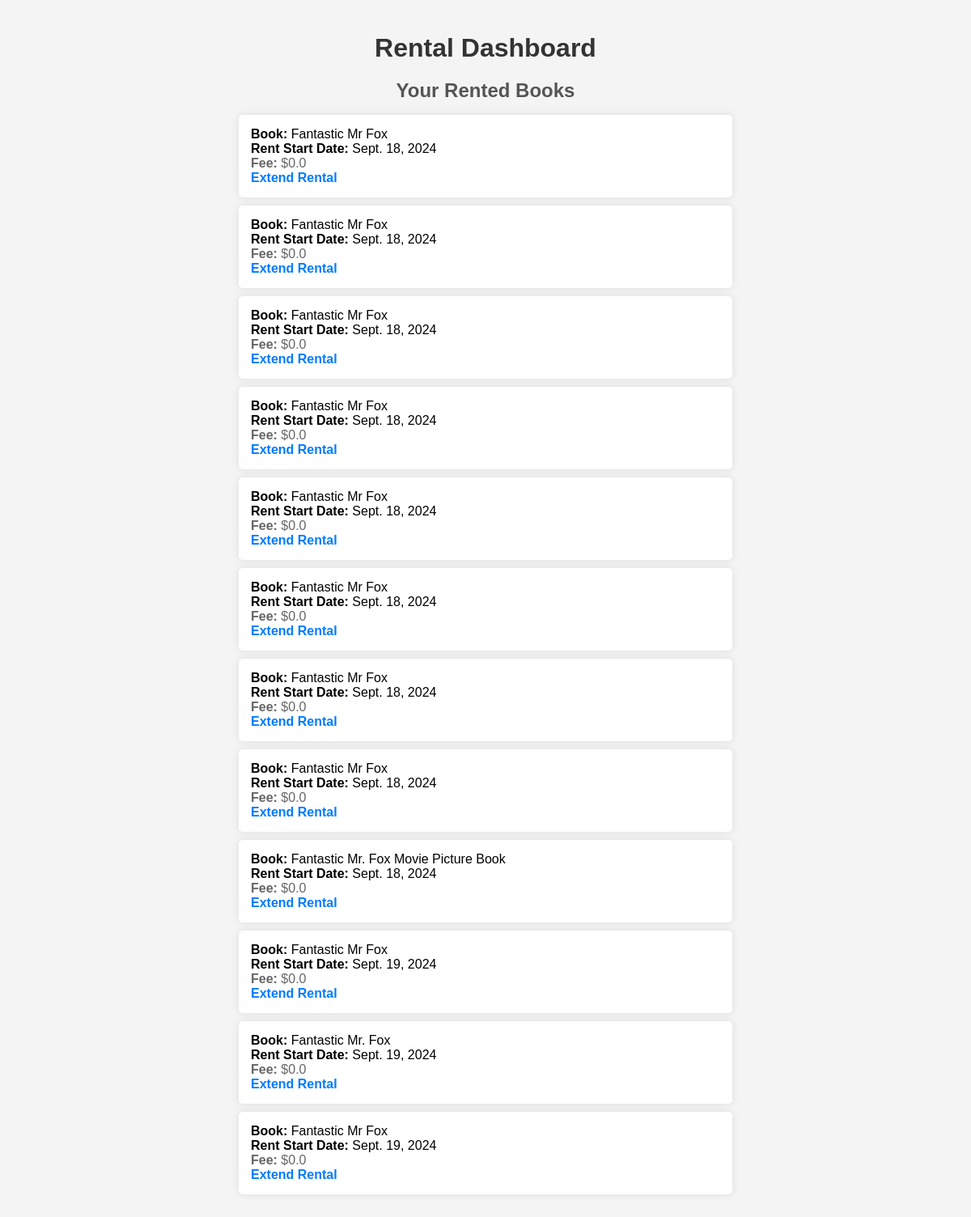
Screenshot of /rental_dashboard/ (signed in) with the database file from the repository.
### rentals/models.py (models this page shows, shortened)
class Rental(models.Model):
    user = models.ForeignKey(User, on_delete=models.CASCADE)
    book = models.ForeignKey(Book, on_delete=models.CASCADE)
    start_date = models.DateField(auto_now_add=True)
    @property
    def calculate_fee(self):
        from datetime import datetime
        today = datetime.today().date()
        months_rented = (today.year - self.start_date.year) * 12 + today.month - self.start_date.month
        if months_rented > 1:
            return (self.book.number_of_pages / 100) * (months_rented - 1)
        return 0.0

class Book(models.Model):
    id = models.CharField(max_length=100, primary_key=True)  # Using the OpenLibrary ID as primary key
    title = models.CharField(max_length=255)
    author = models.CharField(max_length=255)
    number_of_pages = models.PositiveIntegerField()

### rentals/views.py (the view)
# urls.py: path('rental_dashboard/', views.rental_dashboard, name='rental_dashboard'),
@login_required
def rental_dashboard(request):
    rentals = Rental.objects.filter(user=request.user)
    return render(request, 'rentals/rental_dashboard.html', {'rentals': rentals})

### rentals/templates/rentals/rental_dashboard.html (shortened to what this page needs)
<!DOCTYPE html>
<html lang="en">
<head>
</head>
<body>
    <h1>Rental Dashboard</h1>
    <h2>Your Rented Books</h2>
    {% if rentals %}
        <ul>
            {% for rental in rentals %}
                <li>
                    <strong>Book:</strong> {{ rental.book.title }}<br>
                    <strong>Rent Start Date:</strong> {{ rental.start_date }}<br>
                    <p><strong>Fee:</strong> ${{ rental.calculate_fee }}</p>
                    <a href="{% url 'extend_rental' rental.id %}">Extend Rental</a>
                </li>
            {% endfor %}
        </ul>
    {% else %}
        <p>You have not rented any books yet.</p>
    {% endif %}
</body>
</html>

### rentals/templates/rentals/rental_dashboard.html (style rules this page uses)
body { font-family: Arial, sans-serif; margin: 0; padding: 20px; background-color: #f4f4f4; }
h1 { text-align: center; color: #333; margin-bottom: 20px; }
h2 { text-align: center; color: #555; margin-bottom: 15px; }
ul { list-style-type: none; padding: 0; }
li { margin: 10px auto; width: 50%; background: #fff; padding: 15px; border-radius: 5px; box-shadow: 0 0 10px rgba(0, 0, 0, 0.1); }
a { text-decoration: none; color: #007bff; font-weight: bold; }
p { color: #666; margin: 0; }

### rows the page displays
Rental: book "Fantastic Mr Fox", start_date "Sept. 18, 2024", calculate_fee "0.0"
Rental: book "Fantastic Mr Fox", start_date "Sept. 18, 2024", calculate_fee "0.0"
Rental: book "Fantastic Mr Fox", start_date "Sept. 18, 2024", calculate_fee "0.0"
Rental: book "Fantastic Mr Fox", start_date "Sept. 18, 2024", calculate_fee "0.0"
Rental: book "Fantastic Mr Fox", start_date "Sept. 18, 2024", calculate_fee "0.0"
Rental: book "Fantastic Mr Fox", start_date "Sept. 18, 2024", calculate_fee "0.0"
Rental: book "Fantastic Mr Fox", start_date "Sept. 18, 2024", calculate_fee "0.0"
Rental: book "Fantastic Mr Fox", start_date "Sept. 18, 2024", calculate_fee "0.0"
Rental: book "Fantastic Mr. Fox Movie Picture Book", start_date "Sept. 18, 2024", calculate_fee "0.0"
Rental: book "Fantastic Mr Fox", start_date "Sept. 19, 2024", calculate_fee "0.0"
Rental: book "Fantastic Mr. Fox", start_date "Sept. 19, 2024", calculate_fee "0.0"
Rental: book "Fantastic Mr Fox", start_date "Sept. 19, 2024", calculate_fee "0.0"
